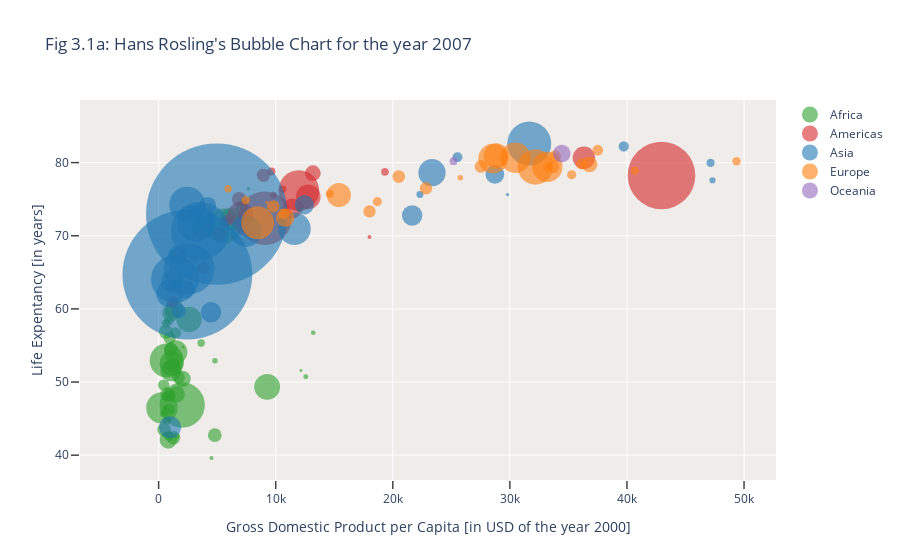

Source (notebook cell):
### Code cell
fig = go.Figure(data=data, layout=layout)
plot_url = iplot(fig)
